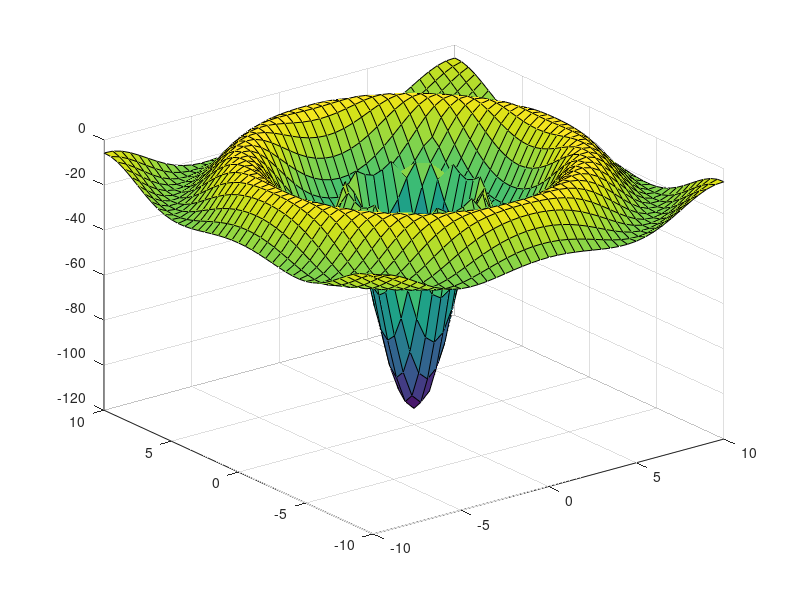

This chart was generated by the following MATLAB code: (Note: this script raises an error after producing the figure.)
%==========================================================================
%   DESCRIPTION: Solve shortest path problem with RRT P4
%
%   AUTHOR: jjimenez
%   DATE: 11/22/2018
%==========================================================================
 close all; clear all; clc;
%%
%--------------------------------------------------------------------------
%                       Initiaize Arena
%--------------------------------------------------------------------------
max_step = 0.2;
end_criteria = 1; % Norm of the error in position before we say we have acheived in finding a path to the goal

robot_init = [-10;0];
robot_goal = [7;0];
robot = robot_init;

[i_x,i_y] = meshgrid(-10:0.5:10, -10:0.5:10);
%information = i_y.*sin(i_x) - i_x .* cos(i_y);
information = sinc(sqrt((i_x/pi).^2+(i_y/pi).^2));

information = 100.*information;
information(13:30,13:30) =-1.* abs(information(13:30,13:30));
% information(12:31,12:31) =-1.* abs(information(12:31,12:31));
%information(10:33,1:33) =-1.* abs(information(10:33,1:33));
information = information - max(information(:));
figure;
surf(i_x, i_y, information)


tree = {};
tree = append_node(tree,robot_init,0);
%%
i = 1;
ii = 0;
add_flag = 0;
closest_node = 1;
%figure('pos', [2000 100 1200 900]);
figure;
plot(robot(1), robot(2) ,'.r', 'MarkerSize', 15); hold on;
plot(robot_goal(1), robot_goal(2) ,'.g', 'MarkerSize', 15);
surf(i_x, i_y, information)

  while(1)
    q = -10 + (20)*rand(2,1);   % Sample from configuration space
    mindist = 10000;
     for i=1:length(tree)
        %------------------------------------------------------------------
        %           Check minimum distance
        %------------------------------------------------------------------
        if ii == 1
            dist = norm(tree{i}.p);
        else  
            
            a = atan2(q(2)-tree{i}.p(2), q(1)-tree{i}.p(1));
            max_x = max_step*cos(a);
            max_y = max_step*sin(a);
            qpossible = [(tree{i}.p(1) + max_x); (tree{i}.p(2) + max_y)];
            
%             [~, tix] = max(i_x(1,find(i_x(1,:)<= tree{i}.p(1))));
%             [~, tiy] = max(i_y(1,find(i_y(1,:)<= tree{i}.p(2))));
            [~, tix] = max(i_x(1,find(i_x(1,:)<= qpossible(1))));
            [~, tiy] = max(i_y(1,find(i_y(1,:)<= qpossible(2))));
            
%             dist = norm(q - tree{i}.p) - 0.217*information(tix,tiy);%; - norm(robot_goal - tree{i}.p);
            %dist = norm(q - tree{i}.p) - information(tix,tiy);%- information(qix,qiy);
            dist = 0.9*norm(q - tree{i}.p) - 0.1*information(tix,tiy);% + 0.3*norm(robot_goal - tree{i}.p);
        end
        if (dist < mindist)
            mindist = dist;
            closest_node = i;
        end    
     end
    
    %----------------------------------------------------------------------
    %               Take a step in direction of "q"
    %----------------------------------------------------------------------
    a = atan2(q(2)-tree{closest_node}.p(2), q(1)-tree{closest_node}.p(1));
    max_x = max_step*cos(a);
    max_y = max_step*sin(a);
    qnew = [(tree{closest_node}.p(1) + max_x); (tree{closest_node}.p(2) + max_y)];
    if (norm(q-tree{closest_node}.p) <= norm(qnew - tree{closest_node}.p))
        qnew = q;
    end
   
    %----------------------------------------------------------------------
    %               Collision checking
    %----------------------------------------------------------------------

   
    tree = append_node(tree,qnew,closest_node);
    i = length(tree);
    robotm = qnew;
    add_flag = 1;
    
    
%     plot(q(1), q(2), '.'); % Plots q_rand but its commented out to unclutter the figure
    if add_flag == 1
        plot([tree{closest_node}.p(1) qnew(1)], [tree{closest_node}.p(2) qnew(2)], 'k');
%         surf(i_x, i_y, information)
        
        add_flag = 0;
    end
    title(['Iterations: ', num2str(ii), ' Maximum Step Size: ', num2str(max_step)]);
    axis([-10 10 -10 10])
    pause(eps)
    
    % Ending condition
    if (norm(qnew - robot_goal)< end_criteria)
            break
    end
    
    ii = ii+1;
end

i = length(tree);
        P(:,1) = tree{i}.p;
        while 1
            i = tree{i}.parent_pointer;
            if i == 0
                figure
                surf(i_x,i_y,information); hold on;
                plot(robot_goal(1), robot_goal(2), '.g', 'MarkerSize', 15);
                plot3(P(1,:), P(2,:), max(information(:)).*ones(1,length(P)),'r', 'LineWidth', 5);
                hold off;
                title('RRT Path')
                axis([-10 10 -10 10])
                return
            end
            P = [tree{i}.p P];
        end
   %}     

